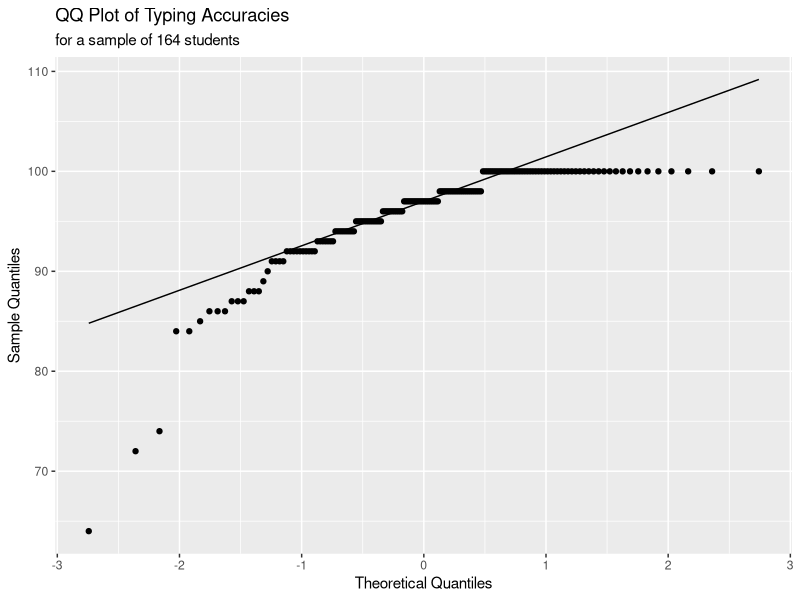

The R source for this figure:
## ---- chunk 1
knitr::opts_chunk$set(echo = TRUE)
## ---- chunk 2
typing <- read.csv("typingSpeedsF23.csv")
## ---- chunk 3
head(typing)
## ---- chunk 4
library(ggplot2)
## ---- chunk 5
# Replace this comment with your code

## ---- chunk 6
# Replace this comment with your code

## ---- chunk 7
# Replace this comment with your code

## ---- chunk 8
# Replace this comment with your code

## ---- chunk 9
# Replace this comment with your code

## ---- chunk 10
# Replace this comment with your code

## ---- chunk 11
ggplot(data = typing, aes(sample = accuracy)) + 
  
  stat_qq() +
  stat_qq_line() + 
  
  labs(title = "QQ Plot of Typing Accuracies",
       subtitle = "for a sample of 164 students",
       x = "Theoretical Quantiles",
       y = "Sample Quantiles")
